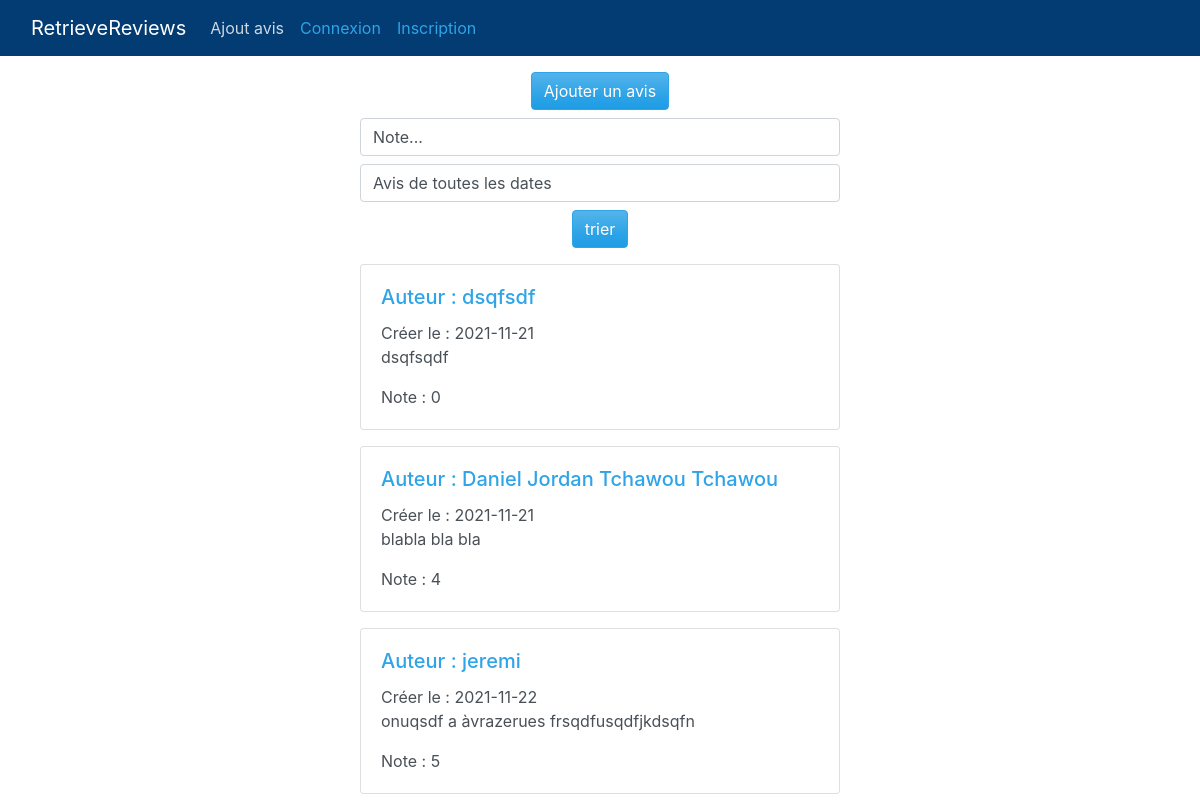
The page / on the database its author committed.
### tables this page shows
CREATE TABLE `avis` (
	`id`	INTEGER NOT NULL PRIMARY KEY AUTOINCREMENT UNIQUE,
	`name`	VARCHAR,
	`email`	VARCHAR NOT NULL,
	`content`	TEXT,
	`note`	INTEGER DEFAULT 0,
	`created_at`	datetime DEFAULT CURRENT_TIMESTAMP,
	`hide`	enum ( 0 , 1 ) DEFAULT 0
);

### index.php (called while the page is built, shortened)
<?php
require('config/database.php');
require("includes/functions.php");
extract($_POST);
$sort_by_note = null;
$sort_by_date = null;
$stmt = $bd->query('SELECT id, name, email, content, note, DATE("created_at") as created_at, hide FROM avis');
if ($stmt !== false) {
    $reviews = $stmt->fetchAll(PDO::FETCH_OBJ);
}
require("views/index.view.php");
?>

### includes/functions.php (called while the page is built, shortened)
<?php
	if(!function_exists('is_logged_in')){
		function is_logged_in(){
			return isset($_SESSION['user_id']) || isset($_SESSION['pseudo']);
		}
	}
	if(!function_exists('set_active')){
		function set_active($file,$class="active"){
			$page = explode('/',$_SERVER['SCRIPT_NAME']);
			$page = array_pop($page);
			if($page == $file.'.php'){
				return $class;
			}else{
				return "";
			}
		}
	}

### views/index.view.php (the view, shortened to what this page needs)
<?php
 include('partials/_header.php');
?>
    <div class="main-content">
      <div class="container" >
        <div class="d-flex justify-content-center">
          <div>
            <div class="mt-3 center-elt">
              <a class="btn btn-primary mb-2" href="/add_reviews.php" role="button">Ajouter un avis</a>
              <form method="post" autocomplete="off">
                <select class="form-control mb-2" name="review_note">
                  <option value="">Note...</option>
                </select>
                <select class="form-control" name="review_date">
                  <option value="">Avis de toutes les dates</option>
                </select>
                <input type="submit" class = "btn btn-primary mt-2" value = "trier" name="sort"/>
              </form>
            </div>
            <?php if($sort_by_note==NULL && $sort_by_date==NULL): ?>
              <?php foreach ($reviews as $review): ?>
              <?php if(!is_logged_in() && !$review->hide): ?>
                <div style="margin-top: 1rem;">
                  <div class="card" style="width: 30rem;">
                    <div class="card-body">
                      <h5 class="card-title">Auteur : <?= $review->name ?> </h5>
                      <div class="date"> Créer le : <?= $review->created_at ?></div>
                      <p class="card-text"><?= $review->content ?></p>
                      <p class="card-text">Note : <?= $review->note ?></p>
                    </div>
                  </div>
                </div>
              <?php
              endif;
              endforeach;
              ?>
            <?php endif; ?>
          </div>
        </div>
      </div>
    </div>
<?php include('partials/_footer.php'); ?>

### partials/_header.php (shortened to what this page needs)
<!DOCTYPE html>
<html lang="fr">
  <head>
    <link rel="stylesheet" type="text/css" href="/assets/css/style.css"/>
    <link href="https://cdn.jsdelivr.net/npm/bootstrap@5.1.3/dist/css/bootstrap.min.css" rel="stylesheet">
    <link href="https://cdn.jsdelivr.net/npm/bootswatch@4.5.2/dist/cerulean/bootstrap.min.css" rel="stylesheet">
    <link rel="stylesheet" href="https://pro.fontawesome.com/releases/v5.10.0/css/all.css"/>
  </head>
  <body>
<?php
include('partials/_nav.php');
?>

### partials/_nav.php (shortened to what this page needs)
<nav class="navbar navbar-expand-lg navbar-dark bg-info">
  <div class="container-fluid">
    <?php if(!is_logged_in()):?>
      <a class="navbar-brand" href="index.php"><?php echo WEBSITE_NAME; ?></a>
      <?php else: ?>
      <a class="navbar-brand" href="index.php"><?php echo WEBSITE_NAME; ?></a>
    <?php endif; ?>
    <div class="collapse navbar-collapse" id="navbarNavAltMarkup">
      <div class="navbar-nav">
      <a class="nav-link" aria-current="page" href="add_reviews.php">Ajout avis</a>
      <?php if( is_logged_in() ):?>
        <a class="nav-link" href="logout.php">Déconnexion</a>
      <?php else: ?>
          <div class="nav-link <?php echo set_active('login')?>"><a href="login.php">Connexion</a></div>
          <div class="nav-link <?php echo set_active('register')?>"><a href="register.php">Inscription </a></div>
      <?php endif; ?>
      </div>
    </div>
  </div>
</nav>

### partials/_footer.php
  </body>
</html>

### assets/css/style.css (style rules this page uses)
div.center-elt, h1.center-elt { text-align: center; }

### rows shown on the page
avis: name "dsqfsdf", created_at "2021-11-21", content "dsqfsqdf", note "0"
avis: name "Daniel Jordan Tchawou Tchawou", created_at "2021-11-21", content "blabla bla bla", note "4"
avis: name "jeremi", created_at "2021-11-22", content "onuqsdf a àvrazerues frsqdfusqdfjkdsqfn", note "5"

### other values the page prints
WEBSITE_NAME "RetrieveReviews"
